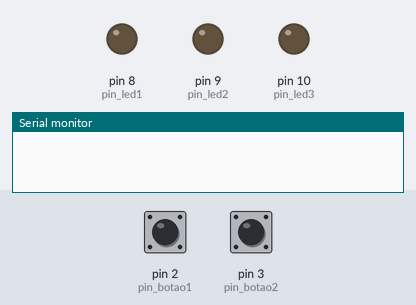
A sketch run on a simulated Arduino Uno, built with avr-gcc and run on an emulated ATmega328P. Shown: output pins drawn as LEDs (lit = HIGH), the last lines printed to the serial monitor. The test bench sets the inputs (shaded band); at power-on: pin 2 (pin_botao1) LOW, pin 3 (pin_botao2) LOW.

Above: at 1.2 s.
1.3 s: pin 2 (pin_botao1) pulled HIGH for 0.15 s
At 1.37 s:
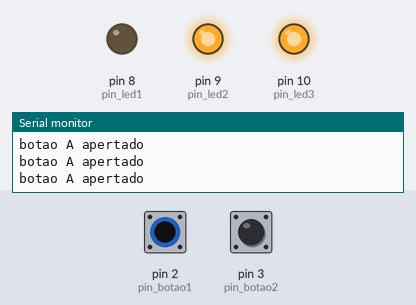
2.9 s: pin 2 (pin_botao1) pulled HIGH for 3.2 s
At 7.3 s:
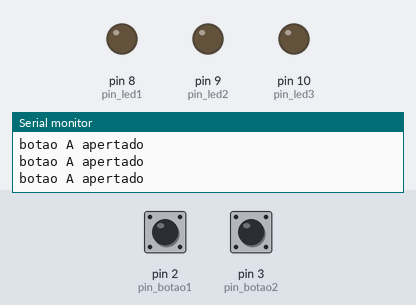
7.6 s: pin 3 (pin_botao2) pulled HIGH for 3.2 s
At 8.4 s:
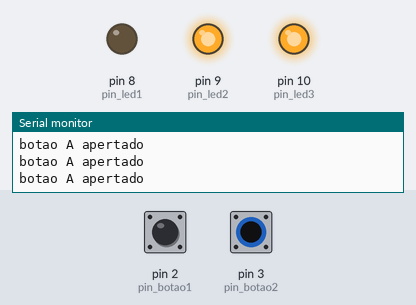
12.3 s: pin 2 (pin_botao1) driven HIGH and pin 3 (pin_botao2) driven HIGH
At 13.1 s:
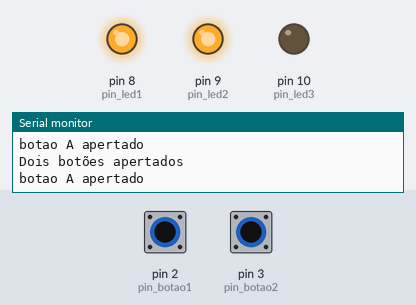
13.8 s: pin 3 (pin_botao2) driven LOW
At 15.1 s:
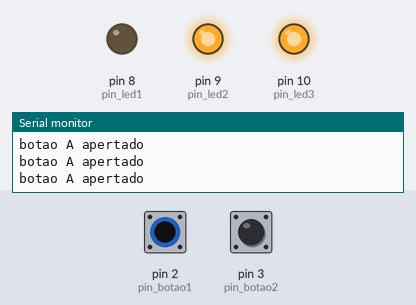
16.8 s: pin 3 (pin_botao2) driven HIGH
At 18.1 s:
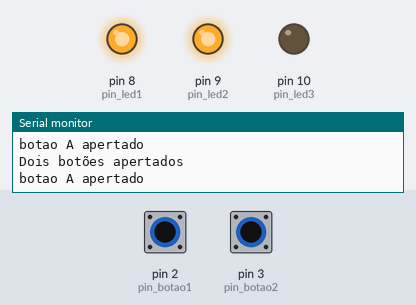
Timing chart, 0 to 19.8 s (numbered marks = the images above; inputs shaded):
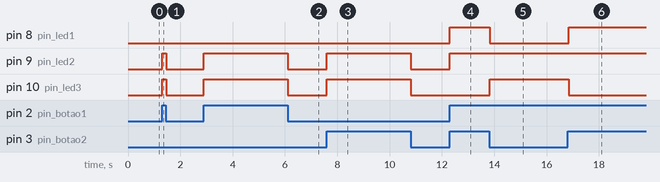

The sketch:

BotoesELeds.ino
```cpp
#define pin_led1 8   //definindo pino 8 como led1
#define pin_led2 9   //definindo pino 9 como led2
#define pin_led3 10  //definindo pino 10 como led3
#define pin_botao1 2
#define pin_botao2 3


void setup() {
  pinMode(pin_led1, OUTPUT);  //definindo led1 saida
  pinMode(pin_led2, OUTPUT);  //definindo led2 saida
  pinMode(pin_led3, OUTPUT);  //definindo led3 saida
  pinMode(pin_botao1, INPUT);
  pinMode(pin_botao2, INPUT);
  Serial.begin(9600);
}

void loop() {
  bool estado1 = digitalRead(pin_botao1);
  bool estado2 = digitalRead(pin_botao2);
if (estado1 == 1) {
  Serial.println("botao A apertado");
}
if ((estado1 == 1) && (estado2 == 1 )){
  Serial.println("Dois botões apertados");
}

  if ((estado1 == 1) && (estado2 == 1)) {  //O && é utilizado como "E" ou "and"
    digitalWrite(pin_led1, HIGH);
  } else {
    digitalWrite(pin_led1, LOW);
  }

  if ((estado1 == 1) || (estado2 == 1)) {  // O || é utilizado como Ou
    digitalWrite(pin_led2, HIGH);
  } else {
    digitalWrite(pin_led2, LOW);
  }

  if ((estado1 == 1) ^  (estado2 == 1)) {  //o ^ é utilizado como XOR
    digitalWrite(pin_led3, HIGH);
  } else {
    digitalWrite(pin_led3, LOW);
  }
}
```

Measured:
- after the input at 1.3 s, pin 9 (pin_led2), pin 10 (pin_led3): LOW → HIGH at once, → LOW 0.16 s later
- after the input at 2.9 s, pin 9 (pin_led2), pin 10 (pin_led3): LOW → HIGH at once, → LOW 3.2 s later
- after the input at 7.6 s, pin 9 (pin_led2), pin 10 (pin_led3): LOW → HIGH at once, → LOW 3.2 s later
- after the input at 12.3 s, pin 8 (pin_led1), pin 9 (pin_led2): LOW → HIGH at once
- after the input at 13.8 s, pin 8 (pin_led1): HIGH → LOW at once; pin 10 (pin_led3): LOW → HIGH at once
- after the input at 16.8 s, pin 8 (pin_led1): LOW → HIGH at once; pin 10 (pin_led3): HIGH → LOW at once
